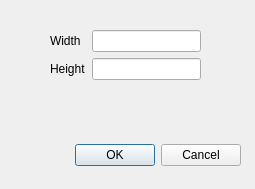
<?xml version="1.0" encoding="UTF-8"?>
<ui version="4.0">
 <class>PortalSizeDialog</class>
 <widget class="QDialog" name="PortalSizeDialog">
  <property name="geometry">
   <rect>
    <x>0</x>
    <y>0</y>
    <width>255</width>
    <height>189</height>
   </rect>
  </property>
  <property name="windowTitle">
   <string>Portal Size</string>
  </property>
  <widget class="QDialogButtonBox" name="buttonBox">
   <property name="geometry">
    <rect>
     <x>40</x>
     <y>130</y>
     <width>201</width>
     <height>51</height>
    </rect>
   </property>
   <property name="orientation">
    <enum>Qt::Horizontal</enum>
   </property>
   <property name="standardButtons">
    <set>QDialogButtonBox::Cancel|QDialogButtonBox::Ok</set>
   </property>
  </widget>
  <widget class="QWidget" name="formLayoutWidget">
   <property name="geometry">
    <rect>
     <x>50</x>
     <y>30</y>
     <width>151</width>
     <height>61</height>
    </rect>
   </property>
   <layout class="QFormLayout" name="formLayout">
    <item row="0" column="0">
     <widget class="QLabel" name="widthLabel">
      <property name="text">
       <string>Width</string>
      </property>
     </widget>
    </item>
    <item row="0" column="1">
     <widget class="QLineEdit" name="widthLineEdit">
      <property name="echoMode">
       <enum>QLineEdit::Normal</enum>
      </property>
      <property name="alignment">
       <set>Qt::AlignCenter</set>
      </property>
     </widget>
    </item>
    <item row="1" column="0">
     <widget class="QLabel" name="heightLabel">
      <property name="text">
       <string>Height</string>
      </property>
     </widget>
    </item>
    <item row="1" column="1">
     <widget class="QLineEdit" name="heightLineEdit">
      <property name="alignment">
       <set>Qt::AlignCenter</set>
      </property>
     </widget>
    </item>
   </layout>
  </widget>
 </widget>
 <resources/>
 <connections>
  <connection>
   <sender>buttonBox</sender>
   <signal>accepted()</signal>
   <receiver>PortalSizeDialog</receiver>
   <slot>accept()</slot>
   <hints>
    <hint type="sourcelabel">
     <x>248</x>
     <y>254</y>
    </hint>
    <hint type="destinationlabel">
     <x>157</x>
     <y>274</y>
    </hint>
   </hints>
  </connection>
  <connection>
   <sender>buttonBox</sender>
   <signal>rejected()</signal>
   <receiver>PortalSizeDialog</receiver>
   <slot>reject()</slot>
   <hints>
    <hint type="sourcelabel">
     <x>316</x>
     <y>260</y>
    </hint>
    <hint type="destinationlabel">
     <x>286</x>
     <y>274</y>
    </hint>
   </hints>
  </connection>
 </connections>
</ui>
